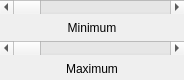
<ui version="4.0" >
 <class>BrightnessTool</class>
 <widget class="QWidget" name="BrightnessTool" >
  <property name="geometry" >
   <rect>
    <x>0</x>
    <y>0</y>
    <width>184</width>
    <height>80</height>
   </rect>
  </property>
  <property name="sizePolicy" >
   <sizepolicy vsizetype="Fixed" hsizetype="Preferred" >
    <horstretch>0</horstretch>
    <verstretch>0</verstretch>
   </sizepolicy>
  </property>
  <property name="windowTitle" >
   <string>Brightness</string>
  </property>
  <layout class="QVBoxLayout" >
   <property name="spacing" >
    <number>2</number>
   </property>
   <property name="leftMargin" >
    <number>0</number>
   </property>
   <property name="topMargin" >
    <number>0</number>
   </property>
   <property name="rightMargin" >
    <number>0</number>
   </property>
   <property name="bottomMargin" >
    <number>0</number>
   </property>
   <item>
    <widget class="QScrollBar" name="minimum" >
     <property name="sizePolicy" >
      <sizepolicy vsizetype="Fixed" hsizetype="Expanding" >
       <horstretch>1</horstretch>
       <verstretch>0</verstretch>
      </sizepolicy>
     </property>
     <property name="orientation" >
      <enum>Qt::Horizontal</enum>
     </property>
    </widget>
   </item>
   <item>
    <widget class="QLabel" name="min_label" >
     <property name="text" >
      <string>Minimum</string>
     </property>
     <property name="alignment" >
      <set>Qt::AlignCenter</set>
     </property>
    </widget>
   </item>
   <item>
    <widget class="QScrollBar" name="maximum" >
     <property name="sizePolicy" >
      <sizepolicy vsizetype="Fixed" hsizetype="Expanding" >
       <horstretch>0</horstretch>
       <verstretch>0</verstretch>
      </sizepolicy>
     </property>
     <property name="orientation" >
      <enum>Qt::Horizontal</enum>
     </property>
    </widget>
   </item>
   <item>
    <widget class="QLabel" name="max_label" >
     <property name="text" >
      <string>Maximum</string>
     </property>
     <property name="alignment" >
      <set>Qt::AlignCenter</set>
     </property>
    </widget>
   </item>
  </layout>
 </widget>
 <resources/>
 <connections/>
</ui>
